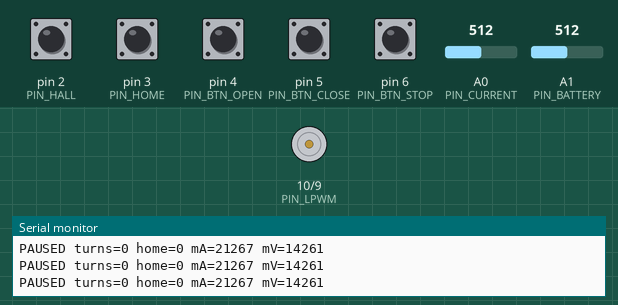
Recording of a sketch running on a simulated Arduino Uno, built with avr-gcc and run on an emulated ATmega328P. Shown: motor-driver pin pairs drawn as motors (green arrow = first pin HIGH = forward, orange = second pin HIGH = backward, longer = more drive, scaled by the enable pin), the last lines printed to the serial monitor. Inputs (shaded band) come from the test bench; at power-on: pin 2 (PIN_HALL), pin 3 (PIN_HOME) HIGH, pin 4 (PIN_BTN_OPEN), pin 5 (PIN_BTN_CLOSE), pin 6 (PIN_BTN_STOP) LOW, A1 (PIN_BATTERY) = 512, A0 (PIN_CURRENT) = 512.

Above: at 1.2 s.
1.3 s: pin 4 (PIN_BTN_OPEN) pulled HIGH for 0.15 s
3.1 s: pin 5 (PIN_BTN_CLOSE) pulled HIGH for 0.15 s
At 3.33 s:
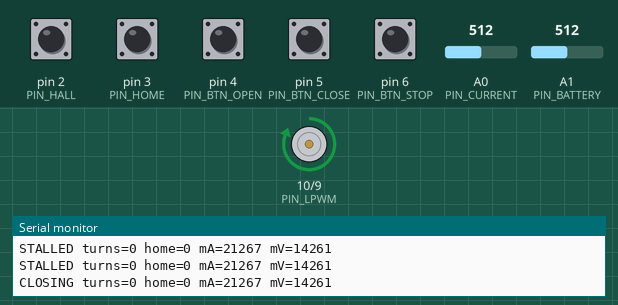
4.9 s: pin 4 (PIN_BTN_OPEN) pulled HIGH for 1 s
At 5.13 s:
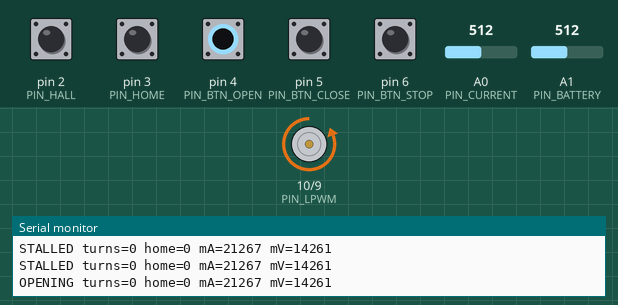
10.4 s: A1 (PIN_BATTERY) set to 375
13.4 s: A1 (PIN_BATTERY) set to 341
Timing chart, 0 to 15.9 s (numbered marks = the images above; inputs shaded):
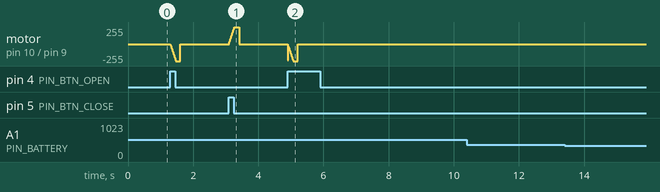

Measured:
- after the input at 3.1 s, motor on pin 10 (PIN_LPWM) / pin 9 (PIN_RPWM): rises from stopped to forward 255/255 in 0.16 s, then falls to stopped in 0.14 s
- after the input at 4.9 s, motor on pin 10 (PIN_LPWM) / pin 9 (PIN_RPWM): ramps from stopped to backward 255/255 and jumps back, once every 0.29 s

The sketch:

auto_cover.ino
```cpp
const uint8_t PIN_HALL = 2;
const uint8_t PIN_HOME = 3;
const uint8_t PIN_BTN_OPEN = 4;
const uint8_t PIN_BTN_CLOSE = 5;
const uint8_t PIN_BTN_STOP = 6;
const uint8_t PIN_EN = 7;
const uint8_t PIN_RPWM = 9;
const uint8_t PIN_LPWM = 10;
const uint8_t PIN_CURRENT = A0;
const uint8_t PIN_BATTERY = A1;

const long FULL_TURNS = 8;
const long HOME_OVERRUN_TURNS = 1;
const unsigned long PULSE_TIMEOUT_MS = 3000;
const unsigned long INRUSH_MS = 300;
const unsigned long HALL_DEBOUNCE_MS = 150;
const unsigned long REPORT_MS = 250;
const long STALL_MA = 6000;
const long MIN_RUN_MV = 12000;
const long IS_RATIO = 8500;
const long IS_OHMS = 1000;
const long DIVIDER_TOP_K = 47;
const long DIVIDER_BOTTOM_K = 10;
const uint8_t SOFT_START_STEP = 15;

enum Mode : uint8_t { CLOSED, OPENING, OPEN, CLOSING, PAUSED, STALLED, SENSOR_LOST, LOW_BATTERY };
enum Command : uint8_t { CMD_NONE, CMD_OPEN, CMD_CLOSE, CMD_STOP };

const char *const MODE_NAMES[] = { "CLOSED", "OPENING", "OPEN", "CLOSING", "PAUSED", "STALLED", "SENSOR_LOST", "LOW_BATTERY" };

volatile uint16_t hallPulses = 0;
volatile unsigned long lastHallMs = 0;

Mode mode = CLOSED;
long turns = 0;
unsigned long moveStartMs = 0;
unsigned long lastPulseMs = 0;
unsigned long lastReportMs = 0;
uint8_t duty = 0;
bool lastOpen = false;
bool lastClose = false;
bool lastStop = false;

void onHall() {
  unsigned long now = millis();
  if (now - lastHallMs < HALL_DEBOUNCE_MS) return;
  lastHallMs = now;
  hallPulses++;
}

int8_t driveOf(Mode m) {
  if (m == OPENING) return 1;
  if (m == CLOSING) return -1;
  return 0;
}

bool isMoving() { return driveOf(mode) != 0; }

bool atHome() { return digitalRead(PIN_HOME) == LOW; }

long motorMilliamps() {
  long mv = (long)analogRead(PIN_CURRENT) * 5000L / 1023L;
  return mv * IS_RATIO / IS_OHMS;
}

long batteryMillivolts() {
  long mv = (long)analogRead(PIN_BATTERY) * 5000L / 1023L;
  return mv * (DIVIDER_TOP_K + DIVIDER_BOTTOM_K) / DIVIDER_BOTTOM_K;
}

bool risingEdge(uint8_t pin, bool &last) {
  bool now = digitalRead(pin) == HIGH;
  bool rose = now && !last;
  last = now;
  return rose;
}

Command readCommand() {
  bool open = risingEdge(PIN_BTN_OPEN, lastOpen);
  bool close = risingEdge(PIN_BTN_CLOSE, lastClose);
  bool stop = risingEdge(PIN_BTN_STOP, lastStop);
  if (stop) return CMD_STOP;
  if (open) return CMD_OPEN;
  if (close) return CMD_CLOSE;
  return CMD_NONE;
}

uint16_t takePulses() {
  noInterrupts();
  uint16_t n = hallPulses;
  hallPulses = 0;
  interrupts();
  return n;
}

void startMove(Mode next, unsigned long now) {
  mode = next;
  moveStartMs = now;
  lastPulseMs = now;
  duty = 0;
}

void applyCommand(Command cmd, unsigned long now) {
  if (cmd == CMD_STOP) {
    if (isMoving()) mode = PAUSED;
    return;
  }
  if (cmd != CMD_OPEN && cmd != CMD_CLOSE) return;
  if (batteryMillivolts() < MIN_RUN_MV) {
    mode = LOW_BATTERY;
    return;
  }
  takePulses();
  if (cmd == CMD_OPEN) {
    if (turns >= FULL_TURNS) mode = OPEN;
    else startMove(OPENING, now);
    return;
  }
  if (atHome()) {
    mode = CLOSED;
    turns = 0;
  } else {
    startMove(CLOSING, now);
  }
}

void countPulses(unsigned long now) {
  uint16_t n = takePulses();
  if (n == 0) return;
  turns += driveOf(mode) * (long)n;
  lastPulseMs = now;
}

void checkEnds() {
  if (mode == OPENING && turns >= FULL_TURNS) mode = OPEN;
  if (mode == CLOSING && atHome()) {
    mode = CLOSED;
    turns = 0;
  }
}

void checkFaults(unsigned long now) {
  if (!isMoving()) return;
  if (now - moveStartMs > INRUSH_MS && motorMilliamps() > STALL_MA) mode = STALLED;
  else if (now - lastPulseMs > PULSE_TIMEOUT_MS) mode = SENSOR_LOST;
  else if (turns <= -HOME_OVERRUN_TURNS) mode = SENSOR_LOST;
}

void driveMotor() {
  int8_t drive = driveOf(mode);
  if (drive == 0) {
    duty = 0;
    analogWrite(PIN_RPWM, 0);
    analogWrite(PIN_LPWM, 0);
    return;
  }
  duty = (duty > 255 - SOFT_START_STEP) ? 255 : duty + SOFT_START_STEP;
  analogWrite(PIN_RPWM, drive > 0 ? duty : 0);
  analogWrite(PIN_LPWM, drive < 0 ? duty : 0);
}

void report(unsigned long now) {
  if (now - lastReportMs < REPORT_MS) return;
  lastReportMs = now;
  Serial.print(MODE_NAMES[mode]);
  Serial.print(" turns=");
  Serial.print(turns);
  Serial.print(" home=");
  Serial.print(atHome() ? 1 : 0);
  Serial.print(" mA=");
  Serial.print(motorMilliamps());
  Serial.print(" mV=");
  Serial.println(batteryMillivolts());
}

void setup() {
  pinMode(PIN_HALL, INPUT_PULLUP);
  pinMode(PIN_HOME, INPUT_PULLUP);
  pinMode(PIN_BTN_OPEN, INPUT);
  pinMode(PIN_BTN_CLOSE, INPUT);
  pinMode(PIN_BTN_STOP, INPUT);
  pinMode(PIN_EN, OUTPUT);
  pinMode(PIN_RPWM, OUTPUT);
  pinMode(PIN_LPWM, OUTPUT);
  digitalWrite(PIN_EN, HIGH);
  attachInterrupt(digitalPinToInterrupt(PIN_HALL), onHall, FALLING);
  Serial.begin(9600);
  mode = atHome() ? CLOSED : PAUSED;
}

void loop() {
  unsigned long now = millis();
  applyCommand(readCommand(), now);
  if (isMoving()) {
    countPulses(now);
    checkEnds();
    checkFaults(now);
  }
  driveMotor();
  report(now);
  delay(10);
}
```
